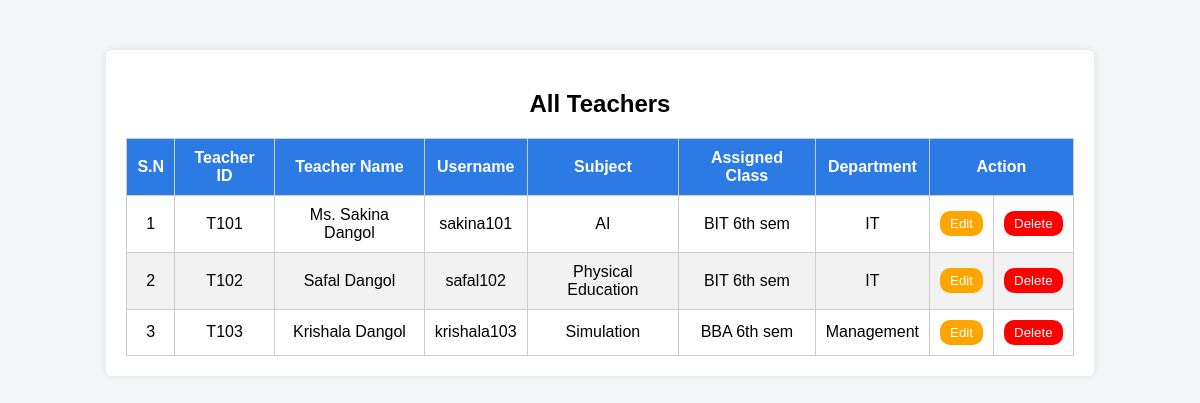
/AdminOperation/view_teacher, run on an earlier commit of the app's database.
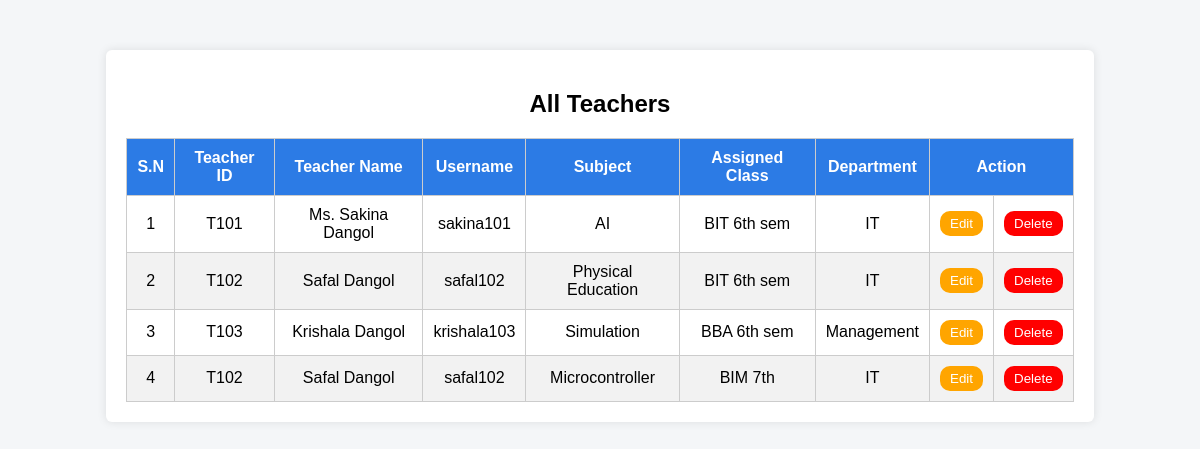
And on a later commit of the database.
### Admin/models.py (models this page shows, shortened)
class Subject(models.Model):
    Teachername=models.CharField(max_length=100)
    teacher=models.ForeignKey(Teacher,on_delete=models.CASCADE,null=True)
    assigned_class=models.CharField(max_length=100,default="AI")
    subject_name=models.CharField(max_length=100,default="Python")

class Teacher(models.Model):
    user = models.OneToOneField(User, on_delete=models.CASCADE)
    TeacherID = models.CharField(max_length=100, unique=True)
    Teachername = models.CharField(max_length=100)
    department = models.CharField(max_length=100, default="IT")

### Admin/views.py (the view)
# urls.py: path('view_teacher',views.view_teacher,name="view_teacher"),
def view_teacher(request):
    teachers = Teacher.objects.all()
    subjects = Subject.objects.select_related('teacher')
    return render(request,"view_teacher.html",{'subjects':subjects,'teacher':teachers})

### Admin/templates/view_teacher.html (shortened to what this page needs)
<!DOCTYPE html>
<html lang="en">
<head>
</head>
<body>
<div class="container">
    <h2>All Teachers</h2>
    <table>
        <thead>
            <tr>
                <th>S.N</th>
                <th>Teacher ID</th>
                <th>Teacher Name</th>
                <th>Username</th>
                <th>Subject</th>
                <th>Assigned Class</th>
                <th>Department</th>
                <th colspan="2">Action</th>
            </tr>
        </thead>
        <tbody>
            {% for subject in subjects %}
            <tr>
                <td>{{ forloop.counter }}</td>
                <td>{{ subject.teacher.TeacherID }}</td>
                <td>{{ subject.teacher.Teachername }}</td>
                <td>{{ subject.teacher.user.username }}</td>
                <td>{{ subject.subject_name|default:"N/A" }}</td>
                <td>{{ subject.assigned_class|default:"N/A" }}</td>
                <td>{{ subject.teacher.department|default:"N/A" }}</td>
                <td>
                    <a href="{% url 'edit_teacher' subject.teacher.TeacherID %}">
                        <button class="Edit">Edit</button>
                    </a>
                </td>
                <td>
                    <a href="{% url 'delete_teacher' subject.teacher.TeacherID %}">
                        <button class="Delete">Delete</button>
                    </a>
                </td>
            </tr>
            {% empty %}
            <tr>
                <td colspan="9">No teachers found</td>
            </tr>
            {% endfor %}
        </tbody>
    </table>
</div>
</body>
</html>

### Admin/templates/view_teacher.html (style rules this page uses)
body { font-family: Arial, sans-serif; background-color: #f4f6f8; }
.container { width: 80%; margin: 50px auto; background: #fff; padding: 20px; border-radius: 6px; box-shadow: 0 0 10px rgba(0,0,0,0.1); }
h2 { text-align: center; margin-bottom: 20px; }
table { width: 100%; border-collapse: collapse; }
th, td { text-align: center; padding: 10px; border: 1px solid #ccc; }
th { background-color: #2c7be5; color: white; }
tr:nth-child(even) { background-color: #f2f2f2; }
.Edit { background-color: orange; color: white; border-radius: 10px; padding: 5px 10px; border: none; cursor: pointer; }
.Delete { background-color: red; color: white; border-radius: 10px; padding: 5px 10px; border: none; cursor: pointer; }

What changed in the data, as far as the page shows it:
added Subject: teacher.TeacherID "T102", teacher.Teachername "Safal Dangol", teacher.user.username "safal102", subject_name "Microcontroller", assigned_class "BIM 7th", teacher.department "IT"
